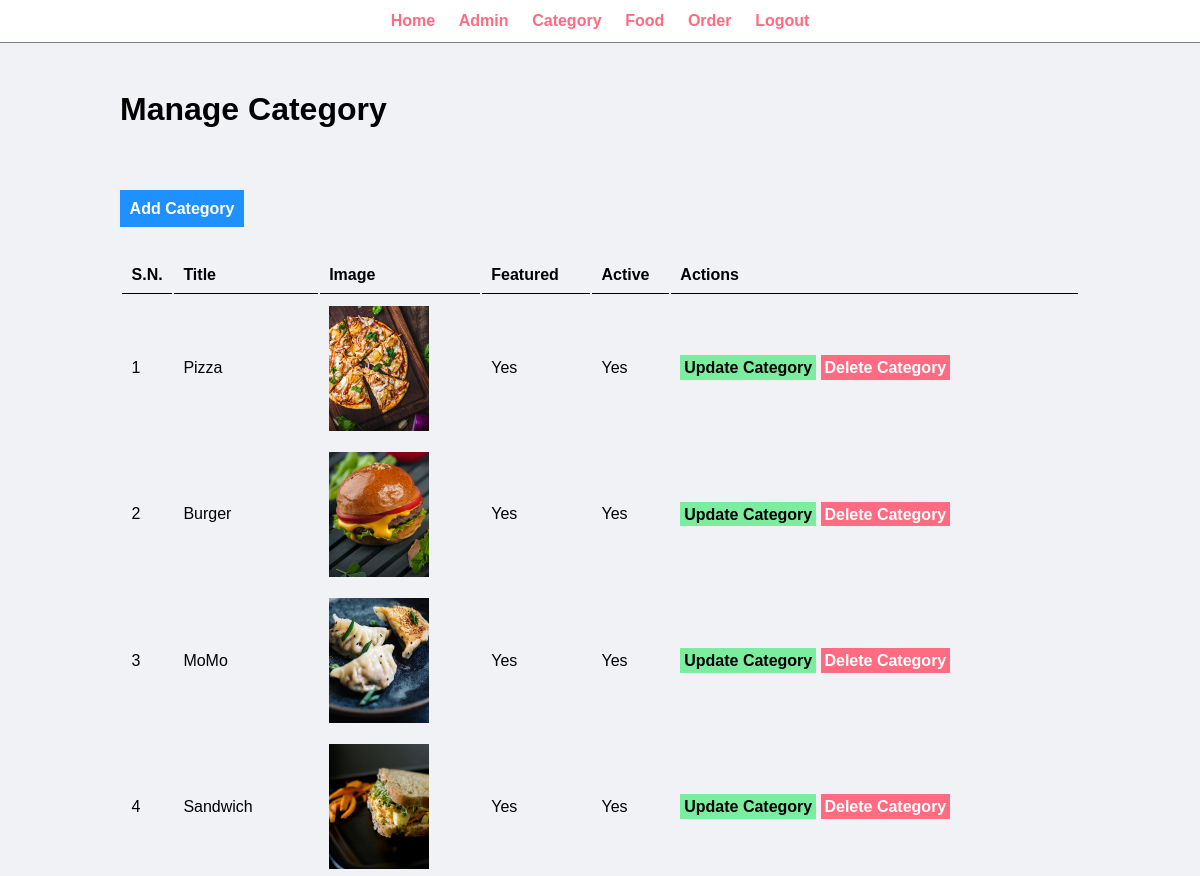
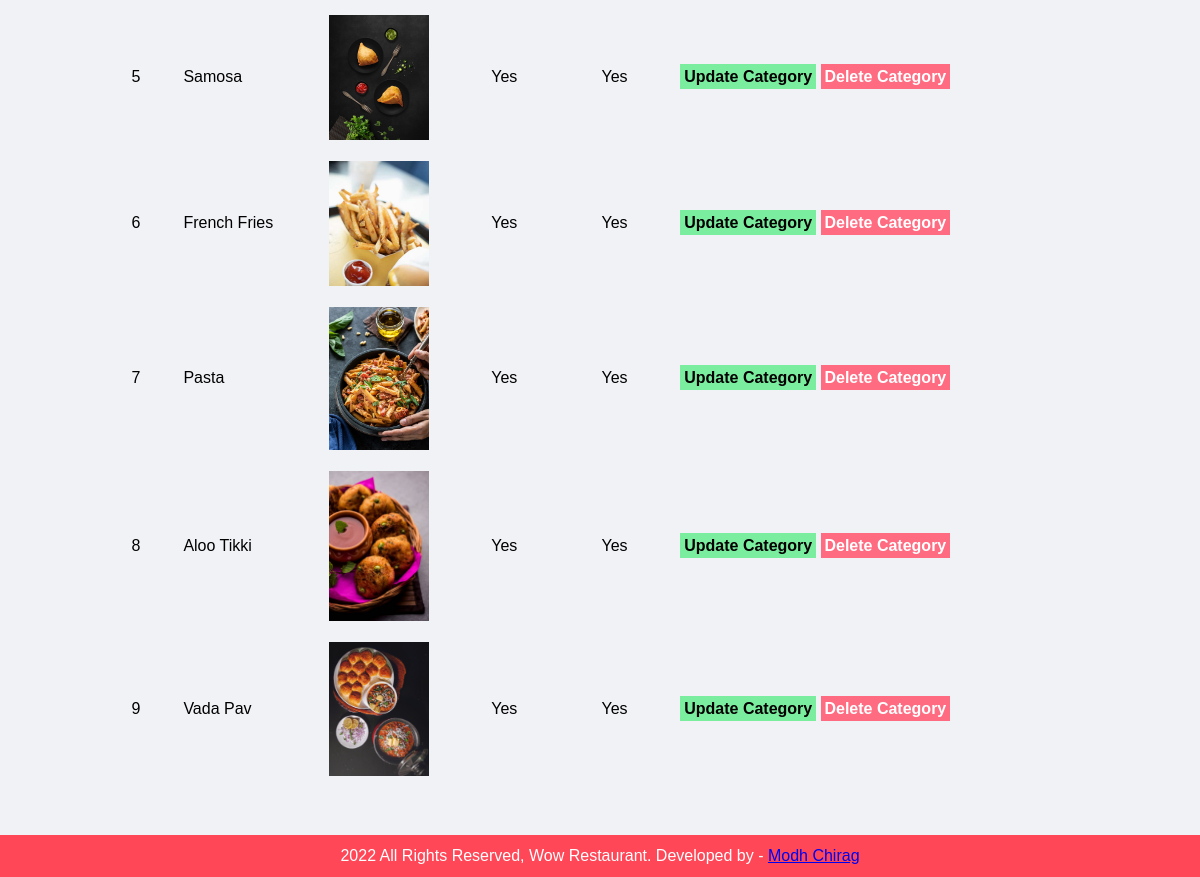
The app's page /admin/manage-category.php (signed in) with its own data (2 pictures, top to bottom).
### tables this page shows
CREATE TABLE IF NOT EXISTS `tbl_category` (
  `id` int(10) unsigned NOT NULL AUTO_INCREMENT,
  `title` varchar(100) NOT NULL,
  `image_name` varchar(255) NOT NULL,
  `featured` varchar(10) NOT NULL,
  `active` varchar(10) NOT NULL,
  PRIMARY KEY (`id`)
);

### admin/manage-category.php (the view, shortened to what this page needs)
<?php
    include('partials/menu.php');
?>
<html>
<head>
</head>
    <body>
         <div class="main-content">
         <div class="wrapper">
             <h1>Manage Category</h1>
            <br><br>
            <br><br>
             <a href="<?php echo SITEURL; ?>admin/add-category.php" class="btn-primary">Add Category</a>
             <br><br><br>
             <table class="tbl-full">
                 <tr>
                     <th>S.N.</th>
                     <th>Title</th>
                     <th>Image</th>
                     <th>Featured</th>
                     <th>Active</th>
                     <th>Actions</th>
                 </tr>
                 <?php
                    $sql = "SELECT * FROM tbl_category";
                    $res = mysqli_query($conn,$sql);
                    $count = mysqli_num_rows($res);
                    $sn=1;
                    if($count>0)
                    {
                        while($row=mysqli_fetch_assoc($res))
                        {
                            $id = $row['id'];
                            $title = $row['title'];
                            $image_name = $row['image_name'];
                            $featured = $row['featured'];
                            $active = $row['active'];
                            ?>
                                <tr>
                                    <td><?php echo $sn++ ?></td>
                                    <td><?php echo $title; ?></td>
                                    <td>
                                        <?php
                                            if($image_name!="")
                                            {
                                                ?>
                                                <img src="<?php echo SITEURL; ?>images/category/<?php echo $image_name; ?>"  width="100px">
                                                <?php
                                            }
                                            else
                                            {
                                                echo "<div class='error'>Image not Added.</div>";
                                            }
                                        ?>
                                    </td>
                                    <td><?php echo $featured; ?></td>
                                    <td><?php echo $active; ?></td>
                                    <td>
                                        <a href="<?php echo SITEURL; ?>admin/update-category.php?id=<?php echo $id; ?>" class="btn-secondary">Update Category</a>
                                        <a href="<?php echo SITEURL; ?>admin/delete-category.php?id=<?php echo $id; ?>&image_name=<?php echo $image_name; ?>" class="btn-danger">Delete Category</a>
                                    </td>
                                </tr>
                            <?php
                        }
                    }
                    else
                    {
                        ?>
                        <tr>
                            <td colspan="6"><div class="error">No Category Added.</div></td>
                        </tr>
                        <?php
                    }
                 ?>
             </table>
            </div>
        </div>
</body>
</html>
<?php
    include('partials/footer.php');
?>

### css/admin.css (style rules this page uses)
* { margin: 0; padding: 0; font-family: Arial, Helvetica, sans-serif; }
.wrapper { padding: 1%; width: 80%; margin: 0 auto; }
.tbl-full { width: 100%; }
table tr th { border-bottom: 1px solid black; padding: 1%; text-align: left; }
table tr td { padding: 1%; }
.btn-primary { background-color: #1e90ff; padding:1%; color: white; text-decoration: none; font-weight: bold; }
.btn-secondary { background-color: #7bed9f; padding:1%; color: black; text-decoration: none; font-weight: bold; }
.btn-danger { background-color: #ff6b81; padding:1%; color: white; text-decoration: none; font-weight: bold; }
.main-content { background-color: #f1f2f6; padding: 3% 0; }

### records on screen
tbl_category: title "Pizza", image_name (picture), featured "Yes", active "Yes"
tbl_category: title "Burger", image_name (picture), featured "Yes", active "Yes"
tbl_category: title "MoMo", image_name (picture), featured "Yes", active "Yes"
tbl_category: title "Sandwich", image_name (picture), featured "Yes", active "Yes"
tbl_category: title "Samosa", image_name (picture), featured "Yes", active "Yes"
tbl_category: title "French Fries", image_name (picture), featured "Yes", active "Yes"
tbl_category: title "Pasta", image_name (picture), featured "Yes", active "Yes"
tbl_category: title "Aloo Tikki", image_name (picture), featured "Yes", active "Yes"
tbl_category: title "Vada Pav", image_name (picture), featured "Yes", active "Yes"
